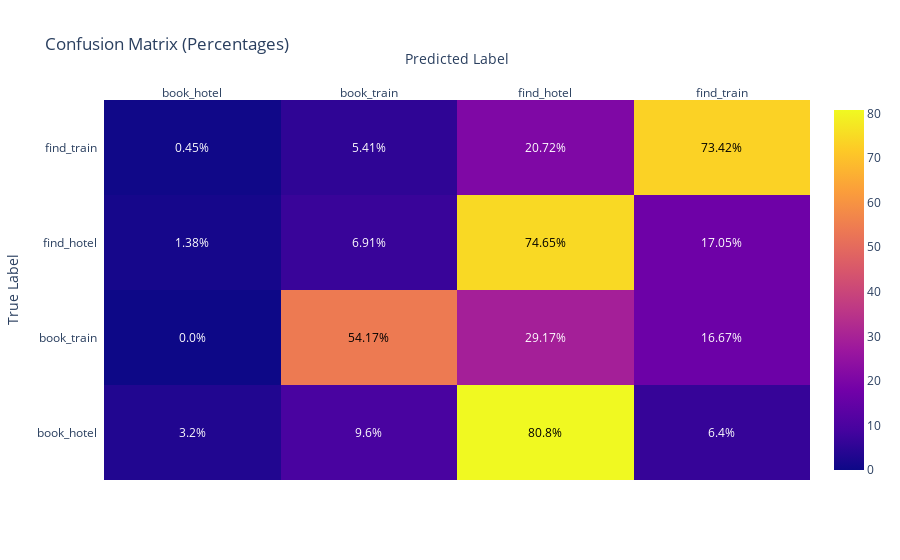

Notebook code for this chart:
### Code cell
from sklearn.metrics import confusion_matrix
import plotly.figure_factory as ff
import numpy as np


conf_matrix = confusion_matrix(intents_test, y_test_pred)

# Showing percentages
conf_matrix_normalized = conf_matrix.astype('float') / conf_matrix.sum(axis=1)[:, np.newaxis]
conf_matrix_percentage = conf_matrix_normalized * 100  # Convert fractions to percentages

# Labels for the axes based on unique classes
labels_pred = sorted(set(intents_test))
labels_true = sorted(set(intents_test))


annotations = np.around(conf_matrix_percentage, decimals=2).astype(str)
annotations = np.char.add(annotations, '%')



fig = ff.create_annotated_heatmap(
    z=conf_matrix_percentage, 
    x=labels_pred, 
    y=labels_true, 
    colorscale="Plasma",  
    annotation_text=annotations,
    showscale=True
)


fig.update_layout(
    title='Confusion Matrix (Percentages)',
    xaxis=dict(title='Predicted Label'),
    yaxis=dict(title='True Label')
)

# Show the figure
fig.show()

### Figure 1 — Plotly figure (JSON) as saved in the notebook; plotly's stock layout.template omitted (floating-point values rounded to 4 significant figures)
{"data": [{"colorscale": [[0, "#0d0887"], [0.1111, "#46039f"], [0.2222, "#7201a8"], [0.3333, "#9c179e"], [0.4444, "#bd3786"], [0.5556, "#d8576b"], [0.6667, "#ed7953"], [0.7778, "#fb9f3a"], [0.8889, "#fdca26"], [1, "#f0f921"]], "reversescale": false, "showscale": true, "type": "heatmap", "x": ["book_hotel", "book_train", "find_hotel", "find_train"], "y": ["book_hotel", "book_train", "find_hotel", "find_train"], "z": [[3.2, 9.6, 80.8, 6.4], [0, 54.17, 29.17, 16.67], [1.382, 6.912, 74.65, 17.05], [0.4505, 5.405, 20.72, 73.42]]}], "layout": {"annotations": [{"font": {"color": "#FFFFFF"}, "showarrow": false, "text": "3.2%", "x": "book_hotel", "xref": "x", "y": "book_hotel", "yref": "y"}, {"font": {"color": "#FFFFFF"}, "showarrow": false, "text": "9.6%", "x": "book_train", "xref": "x", "y": "book_hotel", "yref": "y"}, {"font": {"color": "#000000"}, "showarrow": false, "text": "80.8%", "x": "find_hotel", "xref": "x", "y": "book_hotel", "yref": "y"}, {"font": {"color": "#FFFFFF"}, "showarrow": false, "text": "6.4%", "x": "find_train", "xref": "x", "y": "book_hotel", "yref": "y"}, {"font": {"color": "#FFFFFF"}, "showarrow": false, "text": "0.0%", "x": "book_hotel", "xref": "x", "y": "book_train", "yref": "y"}, {"font": {"color": "#000000"}, "showarrow": false, "text": "54.17%", "x": "book_train", "xref": "x", "y": "book_train", "yref": "y"}, {"font": {"color": "#FFFFFF"}, "showarrow": false, "text": "29.17%", "x": "find_hotel", "xref": "x", "y": "book_train", "yref": "y"}, {"font": {"color": "#FFFFFF"}, "showarrow": false, "text": "16.67%", "x": "find_train", "xref": "x", "y": "book_train", "yref": "y"}, {"font": {"color": "#FFFFFF"}, "showarrow": false, "text": "1.38%", "x": "book_hotel", "xref": "x", "y": "find_hotel", "yref": "y"}, {"font": {"color": "#FFFFFF"}, "showarrow": false, "text": "6.91%", "x": "book_train", "xref": "x", "y": "find_hotel", "yref": "y"}, {"font": {"color": "#000000"}, "showarrow": false, "text": "74.65%", "x": "find_hotel", "xref": "x", "y": "find_hotel", "yref": "y"}, {"font": {"color": "#FFFFFF"}, "showarrow": false, "text": "17.05%", "x": "find_train", "xref": "x", "y": "find_hotel", "yref": "y"}, {"font": {"color": "#FFFFFF"}, "showarrow": false, "text": "0.45%", "x": "book_hotel", "xref": "x", "y": "find_train", "yref": "y"}, {"font": {"color": "#FFFFFF"}, "showarrow": false, "text": "5.41%", "x": "book_train", "xref": "x", "y": "find_train", "yref": "y"}, {"font": {"color": "#FFFFFF"}, "showarrow": false, "text": "20.72%", "x": "find_hotel", "xref": "x", "y": "find_train", "yref": "y"}, {"font": {"color": "#000000"}, "showarrow": false, "text": "73.42%", "x": "find_train", "xref": "x", "y": "find_train", "yref": "y"}], "title": {"text": "Confusion Matrix (Percentages)"}, "xaxis": {"dtick": 1, "gridcolor": "rgb(0, 0, 0)", "side": "top", "ticks": "", "title": {"text": "Predicted Label"}}, "yaxis": {"dtick": 1, "ticks": "", "ticksuffix": "  ", "title": {"text": "True Label"}}}}
